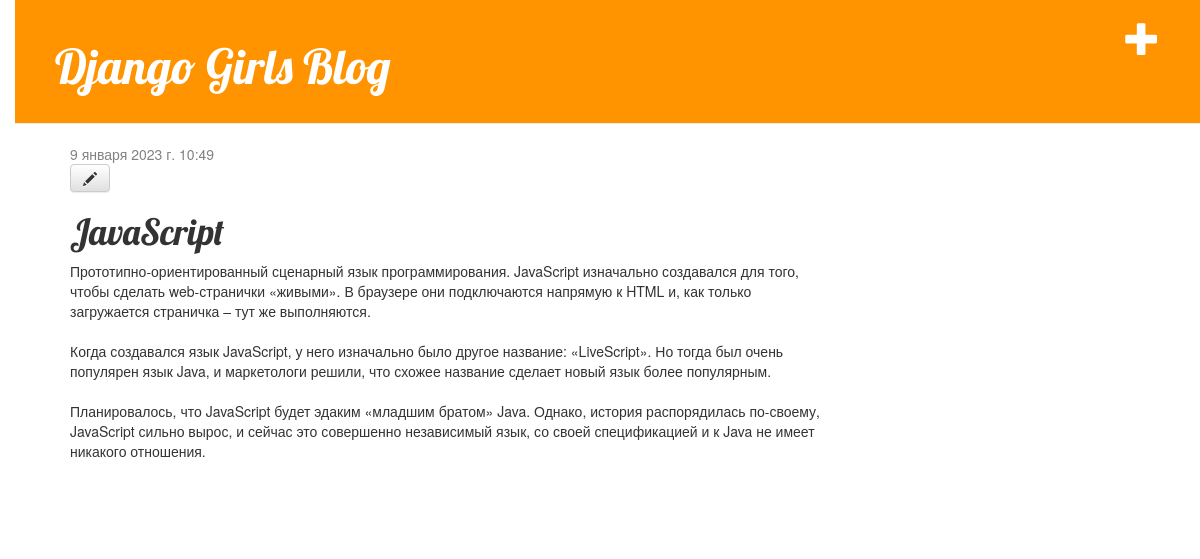
The app's page /post/1/ (signed in) with its own data.
### blog/models.py (models this page shows, shortened)
class Post(models.Model):
    author = models.ForeignKey(settings.AUTH_USER_MODEL, on_delete=models.CASCADE)
    title = models.CharField(max_length=200)
    text = models.TextField()
    created_date = models.DateTimeField(default=timezone.now)
    published_date = models.DateTimeField(blank=True, null=True)

### blog/views.py (the view)
# urls.py: path('post/<int:pk>/', views.post_detail, name='post_detail'),
def post_detail(request, pk):
    post = get_object_or_404(Post, pk=pk)
    return render(request, 'blog/post_detail.html', {'post': post})

### blog/templates/blog/post_detail.html
{% extends 'blog/base.html' %}
{% block content %}
  <div class="post">
    {% if post.published_date %}
      <div class="date">
        {{ post.published_date }}
      </div>
    {% endif %}
    {% if user.is_authenticated %}
      <a class="btn btn-default" href="{% url 'post_edit' pk=post.pk %}"><span class="glyphicon glyphicon-pencil"></span></a>
    {% endif %}
    <h1>{{ post.title }}</h1>
    <p>{{ post.text|linebreaksbr }}</p>
  </div>
{% endblock %}

### blog/static/css/blog.css (style rules this page uses)
body { padding-left: 15px; }
h1, h2, h3, h4 { font-family: 'Lobster', cursive; }
.date { color: #828282; }
.post { margin-bottom: 70px; }

### records on screen
Post: published_date "9 января 2023 г. 10:49", title "JavaScript", text "Прототипно-ориентированный сценарный язык программирования. JavaScript изначально создавался для того, чтобы сделать web-странички «живыми». В браузере они подключаются напрямую к HTML и, как только загружается страничка – тут же выполняются. Когда создавался язык JavaScript, у него изначально было другое название: «LiveScript». Но тогда был очень популярен язык Java, и маркетологи решили, что схожее название сделает новый язык более популярным. Планировалось, что JavaScript будет эдаким «младшим братом» Java. Однако, история распорядилась по-своему, JavaScript сильно вырос, и сейчас это совершенно независимый язык, со своей спецификацией и к Java не имеет никакого отношения."
